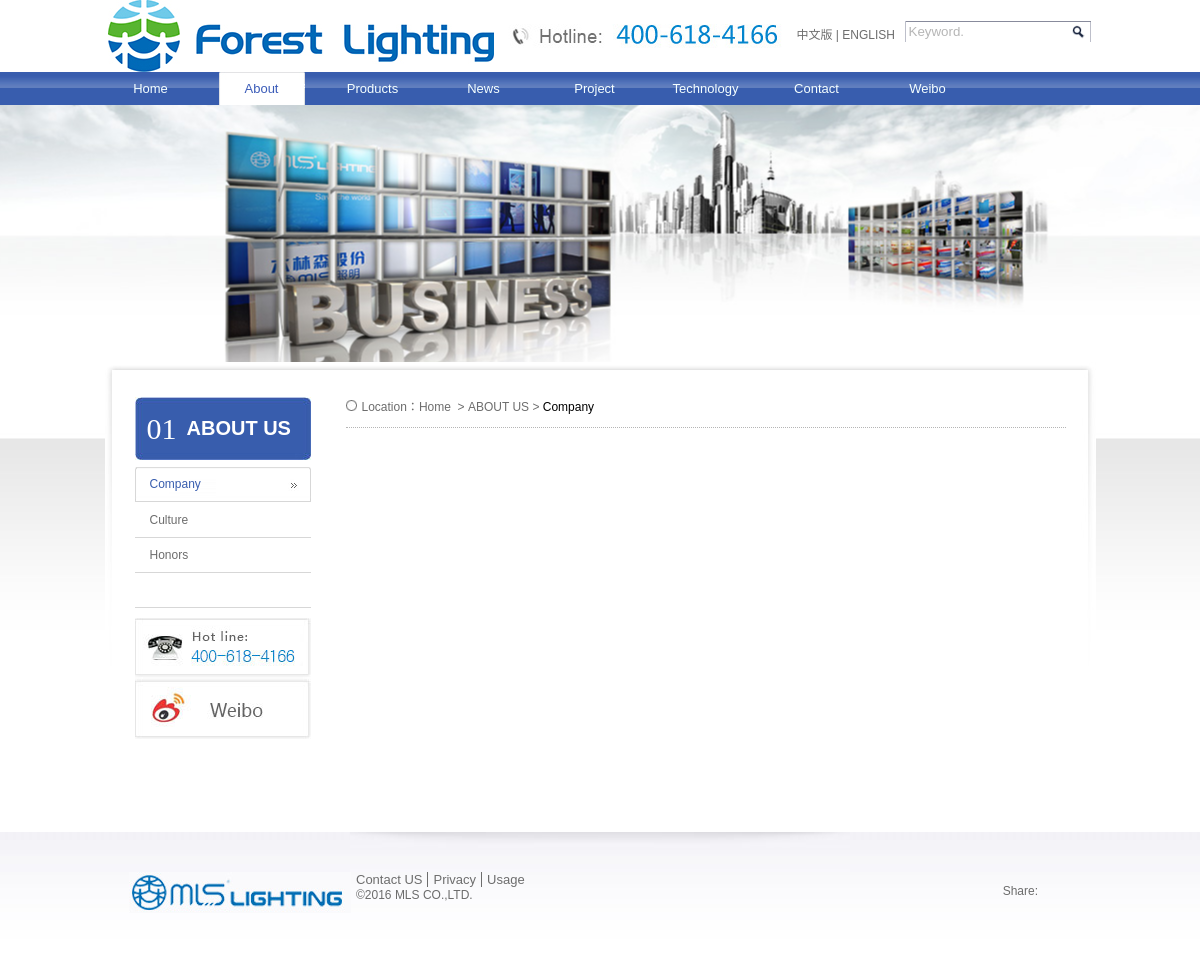
The page /en/about.html on the database its author committed.
### tables this page shows
CREATE TABLE IF NOT EXISTS `p_type` (
  `p_id` int(11) NOT NULL AUTO_INCREMENT,
  `p_bigtype` int(11) DEFAULT NULL,
  `p_lvl` varchar(200) DEFAULT NULL,
  `p_deep` int(11) DEFAULT NULL,
  `p_title` varchar(200) DEFAULT NULL,
  `p_title_en` varchar(200) DEFAULT NULL,
  `p_content` text,
  `p_content_en` text,
  `p_pic` varchar(200) DEFAULT NULL,
  `p_mark` varchar(200) DEFAULT NULL,
  `language` varchar(200) DEFAULT NULL,
  `display` int(11) DEFAULT '0',
  PRIMARY KEY (`p_id`)
);

### en/inc/about/db.php (called while the page is built, shortened)
<?php
$bgName="aboutpic.jpg";
$bigtype=1;
$pTitle="ABOUT US";
$c_nav=array();
$lvldeep=1;
$c_navCanceled=1;
$c_num="01";
switch($lvldeep){
	case 1:
	if(!isset($_GET['typeID'])){
		$sql="select * from p_type where language='cn' and p_id=$bigtype order by p_id asc limit 0,1";
		$query=$d->Query($sql);
		$row=mysql_fetch_array($query);
		$sql2="select * from p_type where language='cn' and p_bigtype=".$row[p_id]." order by p_id asc limit 1";
		$query2=$d->Query($sql2);
		$row2=mysql_fetch_array($query2);
		$typeID=$row2[p_id];
	}
	$sql="select * from p_type where language='cn' and p_deep=1 and p_bigtype=".$bigtype;
	$query=$d->Query($sql);
	break;
}
?>

### common/conn.php (called while the page is built, shortened)
<?php
	class db
	{
		function __construct($server,$userName,$userPwd,$database)
		{
			$this->server=$server;
			$this->userName=$userName;
			$this->userPwd=$userPwd;
			$this->database=$database;
			$this->conn=mysql_connect($this->server,$this->userName,$this->userPwd);
		}
		public function Query($sql)
		{
		    return mysql_query($sql);
		}
	}
	$d=new db("127.0.0.1","root","123456","trwap");
?>

### common/str.php (called while the page is built, shortened)
<?php
	function c($text){
		$preg="/select|update|delete|drop table|insert into|where|\*|=|#/i";
		$text=preg_replace($preg,'',$text);
		return $text;
	}
	function get($data){
		$tmpdata=$_GET[$data];
		return c($tmpdata);
	}
?>

### en/common.php (the view, shortened to what this page needs)
<?php
include_once("../common/conn.php");
include("../common/str.php");
$p=get(p);
include_once("inc/$p/db.php");
?>
<!DOCTYPE html PUBLIC "-//W3C//DTD XHTML 1.0 Transitional//EN" "http://www.w3.org/TR/xhtml1/DTD/xhtml1-transitional.dtd">
<html xmlns="http://www.w3.org/1999/xhtml">
<head>
<link rel="stylesheet" type="text/css" href="css/style.css" />
<link rel="stylesheet" type="text/css" href="css/sam.css" />
</head>
<body>
<div id="c_outter">
    <div id="header"><?php include_once("inc/header.php") ?></div>
	<div id="c_content">
        <?php if(!$channelPicCanceled){ ?>
        <div class="c_channelpic" style="background:url(images/<?php echo $bgName ?>) no-repeat center center;height:334px;"></div>
        <?php } ?>
        <div class="c_showContent">
            <?php
            if($c_navCanceled==1){
            ?>
            <div class="content_without_nav">
                <?php
                    if(isset($_GET['a'])){
                        include_once("inc/$p/".$_GET['a'].".php");
                    }else{
                        include_once("inc/$p/index.php");
                    }
                ?>
            </div>
            <?php
            }
            ?>
        </div>
	</div>
    <div id="footer"><?php include_once("inc/footer.php"); ?></div>
</div>
</body>
</html>

### en/inc/c_nav.php (shortened to what this page needs)
<ul>
<li class="pp"><span class="num"><?php echo $c_num; ?></span><span class="t_cn"><?php echo $pTitle; ?></span></li>
<?php
foreach($c_nav as $v){
?>
    <li class="p1">
    	<a class="p1a<?php if($v[0]==$typeID) echo " hover" ?>" href="<?php echo $p ?>-<?php echo $v[0] ?>.html" target="_self"><?php echo $v[1]; ?></a>
        <?php
		if(!$thirdNavCanneled){
		?>
		</ul>
    </li>
<?php
	}
}
?>
<div class="c_nav_pic">
	<p><img src="images/c_nav_tel.jpg" width="176" height="61" /></p>
    <p><img src="images/c_nav_weibo.jpg" width="176" height="60" /></p>
</div>

### en/css/style.css (style rules this page uses)
* { padding:0;margin:0 }
html,body { width:100%; }
body { margin:0 auto;background:#ececec;font-size:12px;font-family:Arial, Helvetica, sans-serif;color:#6c6c6c; }
li { list-style:none; }
img { border:none; }
a { color:#6d6d6d;text-decoration:none;cursor:pointer; }
#outter,#c_outter { width:100%;margin:0 auto;background:#fff; }
.content_without_nav { width:100%; }
#c_content { width:100%;overflow:hidden;position:relative; }
.c_channelpic { width:100%;overflow:hidden;position:relative;z-index:1; }
.c_showContent { background:url(../images/c_showContent_bg.jpg) repeat-x #fff; }
#footer { width:100%;height:125px;clear:both;margin:58px 0 0 0;background:url(../images/fbg.jpg) repeat-x; }

### en/css/sam.css (style rules this page uses)
#header { position:relative;z-index:9999 }

### en/inc/c_nav.php (style rules this page uses)
li.pp { background:url(images/c_nav_b.jpg);width:176px;height:63px;color:#fff;margin-bottom:8px; }
li.pp .num { font-size:30px;line-height:63px;text-indent:12px;font-family:"Times New Roman", Times, serif;display:block;overflow:hidden;float:left; }
li.pp .t_cn { font-size:20px;line-height:63px;text-indent:50px;font-family: "Microsoft YaHei", SimHei, sans-serif;font-weight:bold;padding-left:10px; }
li.p1 { font-size:12px;width:100%;line-height:34px;text-indent:15px; }
li.p1 a.p1a { display:block;width:100%;height:34px;color:#6d6d6d;border-bottom:1px solid #d7d7d7; }
li.p1 a.p1a:hover,li.p1 a.p1a.hover { color:#385dae;background:url(images/c_nav_hoverbg.gif) 0px 0px;height:34px;position:relative;top:-1px;line-height:35px; }
.c_nav_pic { margin-top:10px; }

### rows shown on the page
p_type: p_title_en "Company"
p_type: p_title_en "Culture"
p_type: p_title_en "Honors"

### other values the page prints
$c_num "01"
$pTitle "ABOUT US"
$pv "ABOUT US"
$pv "Company"
